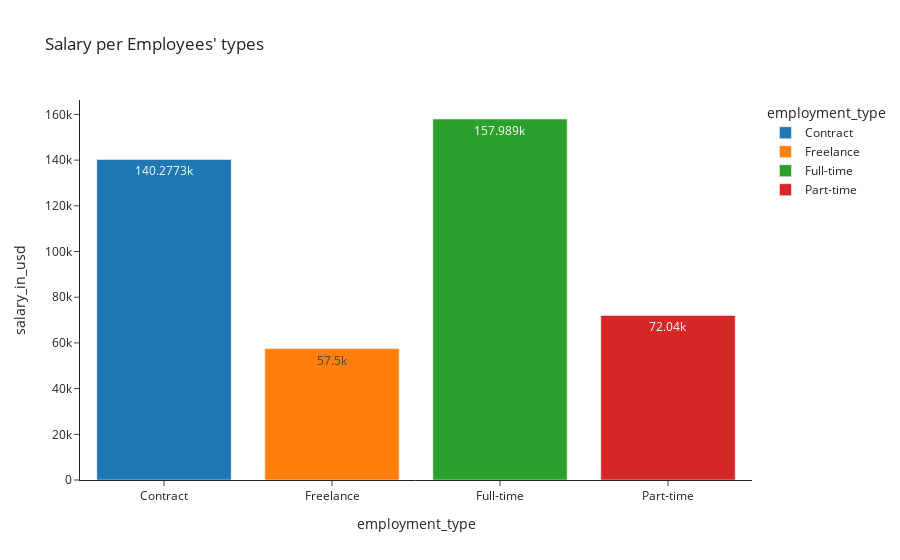

Source (notebook cell):
### Code cell
iplot(px.bar(us.groupby('employment_type')['salary_in_usd'].mean().reset_index().round(2),text_auto=True
      ,template='simple_white',title='Salary per Employees\' types' ,x='employment_type',y='salary_in_usd',color='employment_type'))

### Figure 1 — Plotly figure (JSON) as saved in the notebook; plotly's stock layout.template omitted (floating-point values rounded to 4 significant figures)
{"data": [{"alignmentgroup": "True", "hovertemplate": "employment_type=%{x}<br>salary_in_usd=%{y}<extra></extra>", "legendgroup": "Contract", "marker": {"color": "#1F77B4", "pattern": {"shape": ""}}, "name": "Contract", "offsetgroup": "Contract", "orientation": "v", "showlegend": true, "textposition": "auto", "texttemplate": "%{y}", "type": "bar", "x": ["Contract"], "xaxis": "x", "y": [140300.0], "yaxis": "y"}, {"alignmentgroup": "True", "hovertemplate": "employment_type=%{x}<br>salary_in_usd=%{y}<extra></extra>", "legendgroup": "Freelance", "marker": {"color": "#FF7F0E", "pattern": {"shape": ""}}, "name": "Freelance", "offsetgroup": "Freelance", "orientation": "v", "showlegend": true, "textposition": "auto", "texttemplate": "%{y}", "type": "bar", "x": ["Freelance"], "xaxis": "x", "y": [57500], "yaxis": "y"}, {"alignmentgroup": "True", "hovertemplate": "employment_type=%{x}<br>salary_in_usd=%{y}<extra></extra>", "legendgroup": "Full-time", "marker": {"color": "#2CA02C", "pattern": {"shape": ""}}, "name": "Full-time", "offsetgroup": "Full-time", "orientation": "v", "showlegend": true, "textposition": "auto", "texttemplate": "%{y}", "type": "bar", "x": ["Full-time"], "xaxis": "x", "y": [158000.0], "yaxis": "y"}, {"alignmentgroup": "True", "hovertemplate": "employment_type=%{x}<br>salary_in_usd=%{y}<extra></extra>", "legendgroup": "Part-time", "marker": {"color": "#D62728", "pattern": {"shape": ""}}, "name": "Part-time", "offsetgroup": "Part-time", "orientation": "v", "showlegend": true, "textposition": "auto", "texttemplate": "%{y}", "type": "bar", "x": ["Part-time"], "xaxis": "x", "y": [72040], "yaxis": "y"}], "layout": {"barmode": "relative", "legend": {"title": {"text": "employment_type"}, "tracegroupgap": 0}, "title": {"text": "Salary per Employees' types"}, "xaxis": {"anchor": "y", "categoryarray": ["Contract", "Freelance", "Full-time", "Part-time"], "categoryorder": "array", "domain": [0, 1], "title": {"text": "employment_type"}}, "yaxis": {"anchor": "x", "domain": [0, 1], "title": {"text": "salary_in_usd"}}}}
